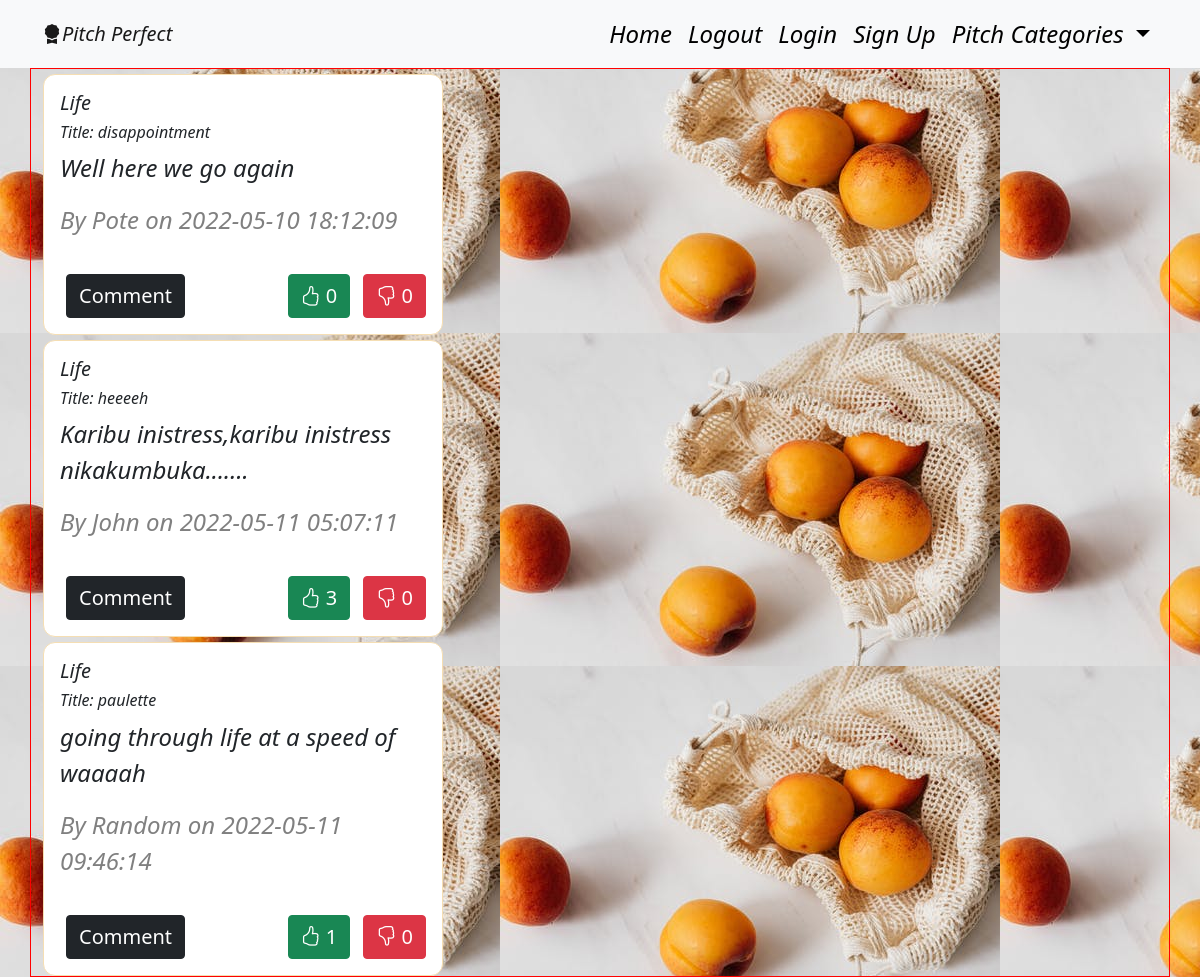
Page /pitches/life (signed in) on the earlier database version.
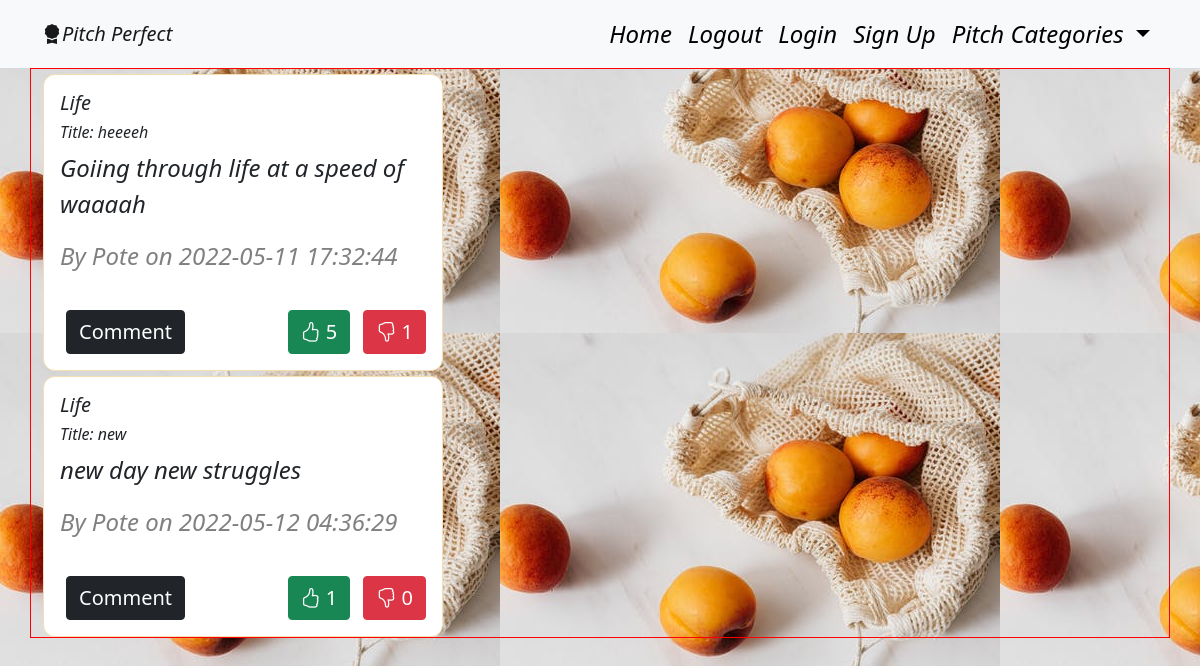
Same page on the later database version.
### app/models.py (models this page shows)
class Pitch(db.Model):
    __table_name__ = 'pitches'
    id = db.Column(db.Integer, primary_key=True)
    title = db.Column(db.String(255), nullable=False)
    category = db.Column(db.String(255), nullable=False)
    content = db.Column(db.String(255), nullable=False)
    user_id = db.Column(db.Integer, db.ForeignKey('user.id'))
    comment = db.relationship('Comment', backref='pitch', lazy='dynamic')
    upvotes = db.relationship('UpVote', backref='pitch', lazy='dynamic')
    downvotes = db.relationship('DownVote', backref='pitch', lazy='dynamic')
    date = db.Column(db.DateTime(timezone=True), default=func.now())

class User(db.Model, UserMixin):
    id = db.Column(db.Integer, primary_key=True)
    username = db.Column(db.String(255))
    email = db.Column(db.String(255), unique=True)
    password = db.Column(db.String(255))
    pitches = db.relationship('Pitch', backref='user', lazy='dynamic')

### app/main/views.py (the view)
@main.route('/pitches/life')
@login_required
def life():
    life = Pitch.query.filter_by(category='Life').all()
    return render_template('life.html',life=life)

### app/__init__.py (called while the page is built)
def create_app(config_name):  # a method to instantiate our App
    app = Flask(__name__)
    app.config['SECRET_KEY'] = 'SECRET'
    app.config['SQLALCHEMY_DATABASE_URI'] = f'sqlite:///{DB_NAME}'
    db.init_app(app)  # initialise our db
    mail.init_app(app) # initialize our mail
    login_manager = LoginManager()
    login_manager.login_view = 'auth.login'
    login_manager.init_app(app)
    bootstrap = Bootstrap(app)
    @login_manager.user_loader
    def load_user(user_id):
        return User.query.get(int(user_id))
    app.config.from_object(config_options[config_name])
    from .main import main as main_blueprint
    from .auth import auth as auth_blueprint
    app.register_blueprint(main_blueprint)
    app.register_blueprint(auth_blueprint, url_prefix='/')
    from .models import User, Pitch
    create_database(app)
    return app

### app/templates/life.html
{% extends 'base.html'%}
{% from 'display_pitch_macro.html' import display_pitches%}
{% block content %}
<div>{{ display_pitches(life) }}</div>
{% endblock %}

### app/templates/display_pitch_macro.html
{% extends 'base.html' %}
{% macro display_pitches(pitches) %}
<div class="container pitch">
    <div class="row">
        <div class="col-md-4">
           {% if pitches %}
          {% for pitch in pitches %}
           <div class="card pitchCard" style="width: 25rem;">
                <div class="card-body">
                    <h5 class="card-title pitch-category">{{pitch.category}}</h5>
                    <h6>Title: {{pitch.title}}</h6>
                    <p>{{pitch.content}}</p>
                    <p class="author">By {{pitch.user.username.title()}} on {{pitch.date}}</p>
                    <div class="footer">
                        <div class="comments">
                            <a href="/comment/{{pitch.id}}"><button class="btn btn-dark">Comment</button></a>
                        </div>
                        <div class="votes">
                            <div class="upvote">
                            <a href="/like/{{pitch.id}}"><button class="btn btn-success"><i class="bi bi-hand-thumbs-up"></i> {{pitch.upvotes.count()}}</button></a>
                        </div>
                        <div class="downvote">
                            <a href="/dislike/{{pitch.id}}"><button class="btn btn-danger"><i class="bi bi-hand-thumbs-down"></i> {{pitch.downvotes.count()}}</button></a>
                        </div>
                        </div>
                    </div>
                </div>
           </div>
          {% endfor %}
         {% endif %}
        </div>
    </div>
</div>
{% endmacro %}

Differences in the rows shown:
no longer on this page (row edited): Pitch: category "Life", title "disappointment", content "Well here we go again", user.username "Pote", date "2022-05-10 18:12:09", upvotes.count "0", downvotes.count "0"
removed Pitch: category "Life", title "heeeeh", content "Karibu inistress,karibu inistress nikakumbuka.......", user.username "John", date "2022-05-11 05:07:11", upvotes.count "3", downvotes.count "0"
removed Pitch: category "Life", title "paulette", content "going through life at a speed of waaaah", user.username "Random", date "2022-05-11 09:46:14", upvotes.count "1", downvotes.count "0"
now on this page (row edited): Pitch: category "Life", title "heeeeh", content "Goiing through life at a speed of waaaah", user.username "Pote", date "2022-05-11 17:32:44", upvotes.count "5", downvotes.count "1"
now on this page (row edited): Pitch: category "Life", title "new", content "new day new struggles", user.username "Pote", date "2022-05-12 04:36:29", upvotes.count "1", downvotes.count "0"
